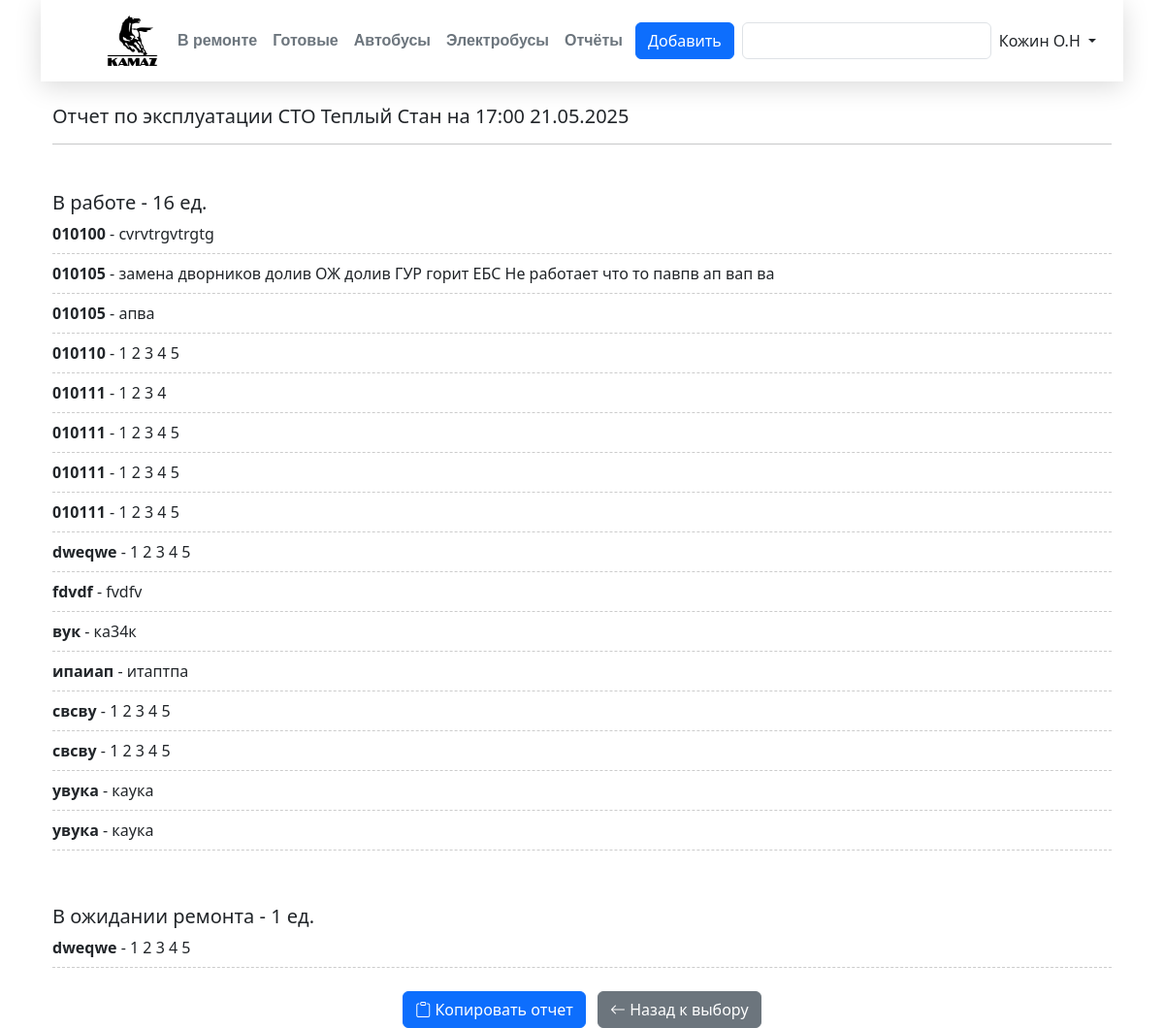
/report_17 (signed in), run on the app's committed database.
### app.py (models this page shows, shortened)
class User(UserMixin, db.Model):
    __tablename__ = 'users'
    id = db.Column(db.Integer, primary_key=True)
    username = db.Column(db.String(64), unique=True, nullable=False)
    password_hash = db.Column(db.String(128), nullable=False)
    full_name = db.Column(db.String(100))  # Новое поле для ФИО
    remember_me = db.Column(db.Boolean, default=False)

class Task(db.Model):
    __tablename__ = 'task'
    id = db.Column(db.Integer, primary_key=True)
    board_number = db.Column(db.String(20), nullable=False)
    description = db.Column(db.Text, nullable=False)
    completed_work = db.Column(db.Text)
    created_at = db.Column(db.DateTime, default=lambda: datetime.now(pytz.timezone('Europe/Moscow')))
    completed_at = db.Column(db.DateTime, default=lambda: datetime.now(pytz.timezone('Europe/Moscow')))
    status = db.Column(db.String(20), default='in_repair')
    tag = db.Column(db.String(20), default='in_work')
    TAG_CHOICES = {
        'in_work': 'В работе',
        'waiting': 'В ожидании',
        'ozch': 'ОЗЧ',
        'no_request': 'Без заявки',
        "to": "ТО"
        }

### app.py (the view)
@app.route('/report_17')
def report_17():
    current_date = datetime.now(pytz.timezone('Europe/Moscow')).strftime('%d.%m.%Y')
    in_work = Task.query.filter_by(status='in_repair').filter(
        (Task.tag == 'in_work') | (Task.tag == 'no_request')
    ).order_by(Task.board_number).all()
    waiting = Task.query.filter_by(status='in_repair').filter(
        (Task.tag == 'waiting') | (Task.tag == 'ozch')
    ).order_by(Task.board_number).all()
    return render_template('report_17.html',
                           date=current_date,
                           in_work=in_work,
                           waiting=waiting)

### app.py (called while the page is built)
@login_manager.user_loader
def load_user(user_id):
    return User.query.get(int(user_id))

@app.context_processor
def inject_pytz():
    return {'pytz': pytz}

### templates/report_17.html (shortened to what this page needs)
{% extends "base.html" %}
{% block body %}
<div class="container mt-4 document-style" id="report-content">
    <div class="text-left mb-4">
        <h5 class="mb-1">Отчет по эксплуатации СТО Теплый Стан на 17:00 {{ date }}</h5>
        <hr class="document-hr">
    </div>
    <br>
    <div class="document-section">
        <h5 class="document-section-title">В работе - {{ in_work|length }} ед.</h5>
        <div class="document-list">
            {% for task in in_work %}
            <div class="document-item">
                <div class="document-item-content">
                    <strong>{{ task.board_number }}</strong> - {{ task.description }}
                </div>
            </div>
            {% endfor %}
        </div>
    </div>
    <br>
    <div class="document-section mt-4">
        <h5 class="document-section-title">В ожидании ремонта - {{ waiting|length }} ед.</h5>
        <div class="document-list">
            {% for task in waiting %}
            <div class="document-item">
                <div class="document-item-content">
                    <strong>{{ task.board_number }}</strong> - {{ task.description }}
                </div>
            </div>
            {% endfor %}
        </div>
    </div>
</div>
    <div class="no-print mt-4 text-center">
        <button id="copyReportBtn" class="btn btn-primary">
            <i class="bi bi-clipboard"></i> Копировать отчет
        </button>
        <a href="{{ url_for('reports') }}" class="btn btn-secondary ms-2">
            <i class="bi bi-arrow-left"></i> Назад к выбору
        </a>
    </div>
{% endblock %}

### templates/base.html (shortened to what this page needs)
<!DOCTYPE html>
<html lang="en">
<head>
    <link href="https://cdn.jsdelivr.net/npm/bootstrap@5.3.5/dist/css/bootstrap.min.css" rel="stylesheet">
    <link rel="stylesheet" href="{{ url_for('static', filename='css/main.css') }}">
    <link rel="stylesheet" href="https://cdn.jsdelivr.net/npm/bootstrap-icons@1.8.1/font/bootstrap-icons.css">
</head>
<body>
<div class="container">
    <header class="p-3 text-bg-white">
        <div class="container">
            <div class="d-flex flex-wrap align-items-center justify-content-center justify-content-lg-start">
                <a href="/" class="d-flex align-items-center mb-2 mb-lg-0 text-white text-decoration-none me-auto" style="margin-left: -15px;">
                    <svg class="bi me-2" width="40" height="32" role="img" aria-label="Bootstrap"><use href="#bootstrap"></use></svg>
                    <img class="header__img" src="{{ url_for('static',filename='img/law.png') }}" alt="law">
                </a>
                <ul class="nav col-12 col-lg-auto me-lg-auto mb-2 justify-content-center mb-md-0">
                    <li><a href="{{ url_for('index') }}" class="nav-link px-2 link-secondary">В ремонте</a></li>
                    <li><a href="{{ url_for('about') }}" class="nav-link px-2 link-secondary">Готовые</a></li>
                    <li><a href="{{ url_for('buses') }}" class="nav-link px-2 link-secondary">Автобусы</a></li>
                    <li><a href="{{ url_for('electrobuses') }}" class="nav-link px-2 link-secondary">Электробусы</a></li>
                    <li><a href="{{ url_for('reports') }}" class="nav-link px-2 link-secondary">Отчёты</a></li>
                </ul>
                <div class="text-end">
                    <button type="button" class="btn btn-primary me-2" data-bs-toggle="modal" data-bs-target="#addTaskModal">Добавить</button>
                </div>
                <form class="col-12 col-lg-auto mb-3 mb-lg-0 me-lg-2" role="search">
                    <input type="search" class="form-control form-control-dark text-bg-white" placeholder="" aria-label="Search">
                </form>
                <div class="dropdown text-end">
                    {% if current_user.is_authenticated %}
                        <a href="#" class="d-block link-dark text-decoration-none dropdown-toggle" id="dropdownUser1" data-bs-toggle="dropdown" aria-expanded="false">
                            {{ current_user.full_name }}
                        </a>
                    {% endif %}
                </div>
            </div>
        </div>
    </header>
    {% block body %}{% endblock %}
</div>
</body>
</html>

### static/css/main.css (style rules this page uses)
.nav-link { font-family: Arial, sans-serif, sans-serif;font-weight: bold; }
.header__img { height: 52px; width: 67px; }
header { position: sticky; top: 0; padding: 10px; z-index: 1000; background: #fff; -webkit-box-shadow: 0 5px 25px rgba(0, 0, 0, 0.15); box-shadow: 0 5px 25px rgba(0, 0, 0, 0.15); }

### templates/report_17.html (style rules this page uses)
.document-item { display: flex; margin-bottom: 8px; padding-bottom: 8px; border-bottom: 1px dashed #ccc; }

### data on the page
User: full_name "Кожин О.Н"
Task: board_number "010100", description "cvrvtrgvtrgtg"
Task: board_number "010105", description "замена дворников долив ОЖ долив ГУР горит ЕБС Не работает что то павпв ап вап ва"
Task: board_number "010105", description "апва"
Task: board_number "010110", description "1 2 3 4 5"
Task: board_number "010111", description "1 2 3 4"
Task: board_number "010111", description "1 2 3 4 5"
Task: board_number "010111", description "1 2 3 4 5"
Task: board_number "010111", description "1 2 3 4 5"
Task: board_number "dweqwe", description "1 2 3 4 5"
Task: board_number "fdvdf", description "fvdfv"
Task: board_number "вук", description "ка34к"
Task: board_number "ипаиап", description "итаптпа"
Task: board_number "свсву", description "1 2 3 4 5"
Task: board_number "свсву", description "1 2 3 4 5"
Task: board_number "увука", description "каука"
Task: board_number "увука", description "каука"
Task: board_number "dweqwe", description "1 2 3 4 5"

### other printed values
{{ date }} "21.05.2025"
{{ in_work|length }} "16"
{{ waiting|length }} "1"
